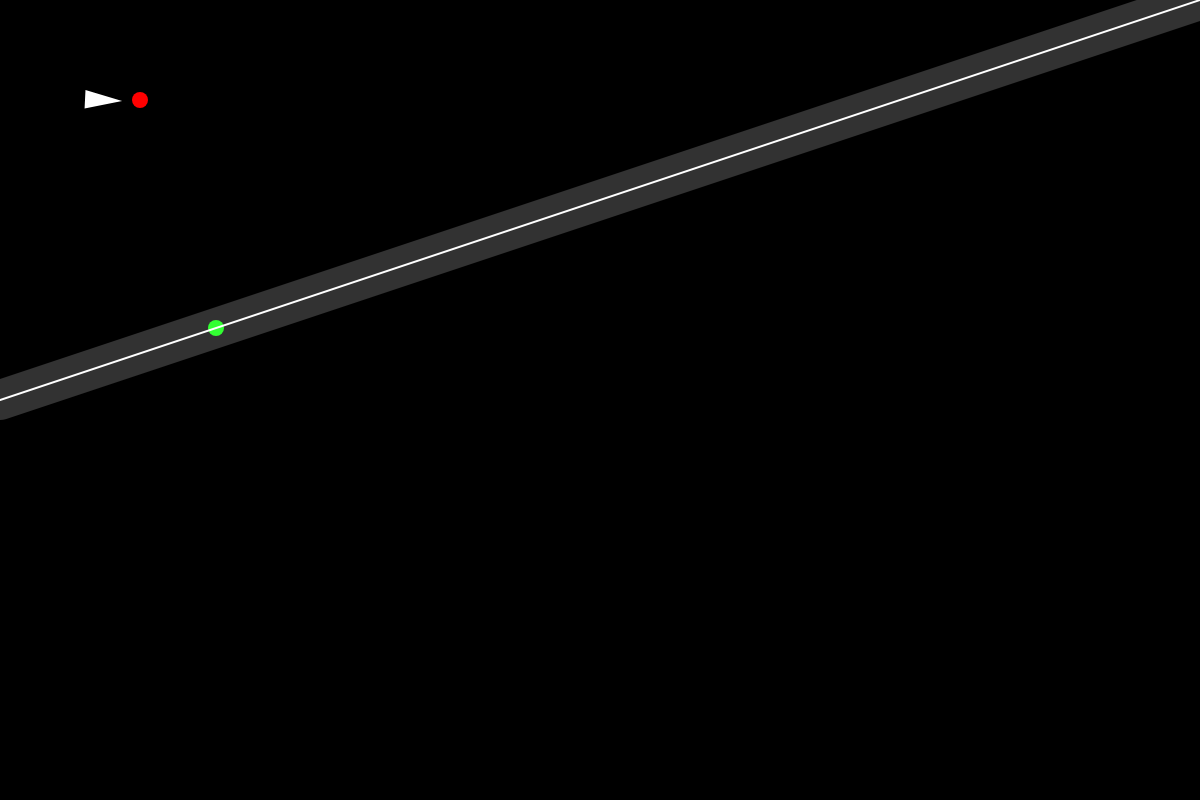
Frame 1 (no input)
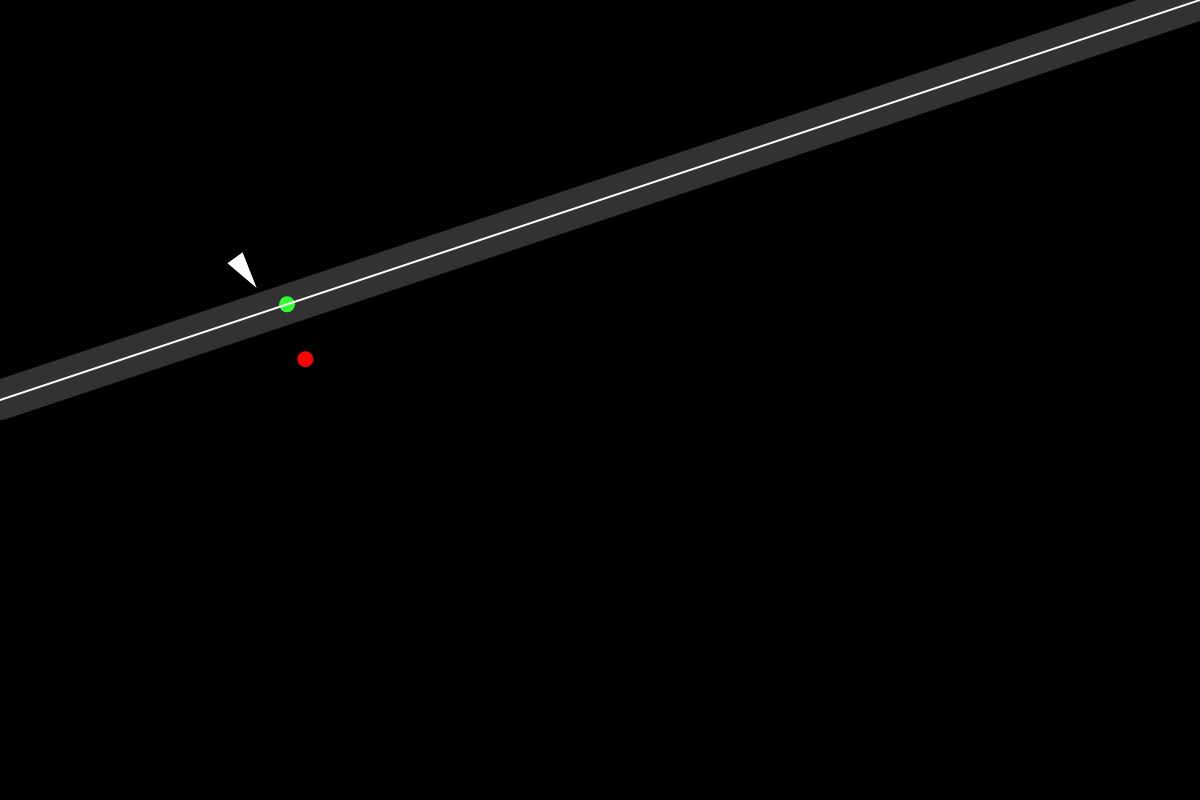
Frame 60 (no input)
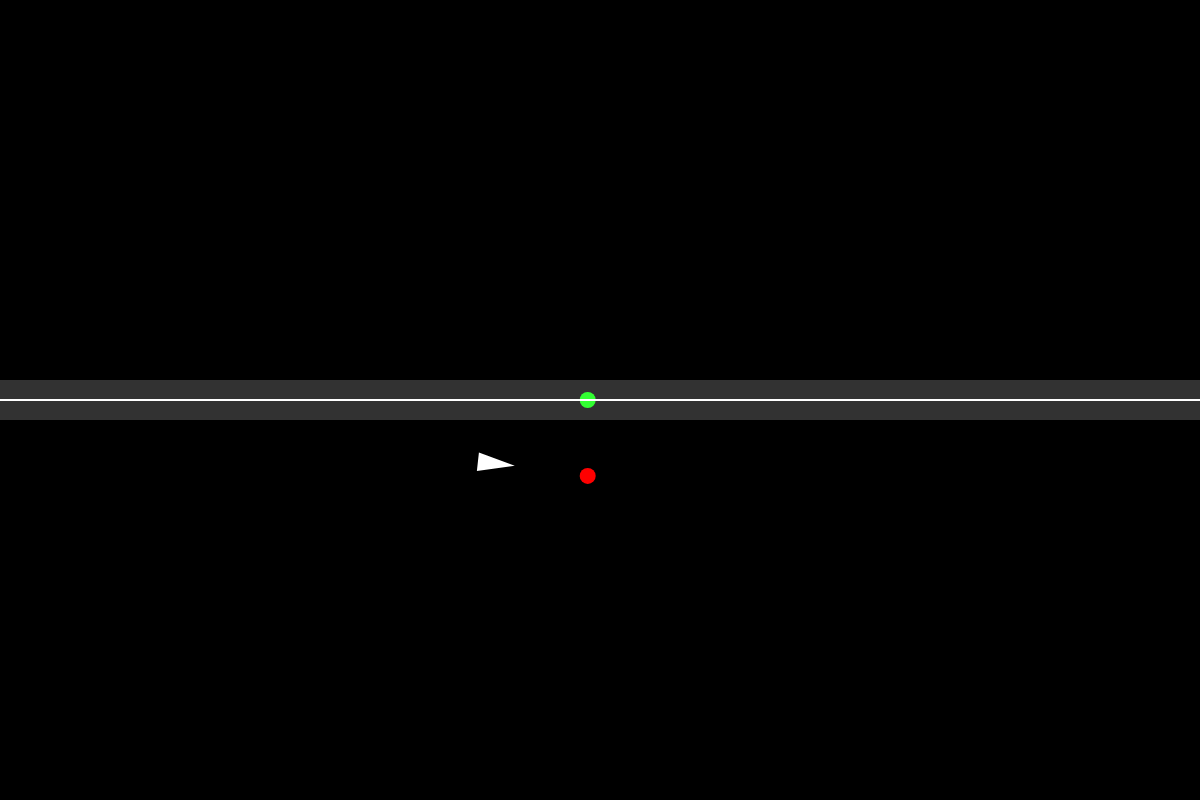
Frame 120 (the mouse pressed at the canvas centre since frame 60)

The p5.js sketch that drew these frames (run headless with seeded random() and noise() and a simulated clock; from frame 60 on, the mouse is pressed at the canvas centre):

// p5.js sketch
// ── sketch.js
// Path Following (Path Following)
// The Nature of Code
// The Coding Train / Daniel Shiffman
// https://youtu.be/LrnR6dc2IfM
// https://thecodingtrain.com/learning/nature-of-code/5.7-path-following.html

// Path Following: https://editor.p5js.org/codingtrain/sketches/dqM054vBV
// Complex Path: https://editor.p5js.org/codingtrain/sketches/2FFzvxwVt

let vehicle;
let path;

function setup() {
  createCanvas(1200, 800);
  vehicle = new Vehicle(100, 100);
  vehicle.vel.x = 2;
  path = new Path(0, height / 2, width, height / 2);
}

function draw() {
  background(0);

  path.end.y = mouseY;

  let force = vehicle.follow(path);
  vehicle.applyForce(force);

  vehicle.edges();
  vehicle.update();
  vehicle.show();

  path.show();
}

// ── path.js

class Path {
    constructor(x1, y1, x2, y2) {
      this.start = createVector(x1, y1);
      this.end = createVector(x2, y2);
      this.radius = 20;
    }
  
    show() {
      stroke(255);
      strokeWeight(2);
      line(this.start.x, this.start.y, this.end.x, this.end.y);
  
      stroke(255, 50);
      strokeWeight(this.radius * 2);
      line(this.start.x, this.start.y, this.end.x, this.end.y);
    }
  }
  
// ── vehicle.js
// Path Following (Path Following)
// The Nature of Code
// The Coding Train / Daniel Shiffman
// https://youtu.be/LrnR6dc2IfM
// https://thecodingtrain.com/learning/nature-of-code/5.7-path-following.html

// Path Following: https://editor.p5js.org/codingtrain/sketches/dqM054vBV
// Complex Path: https://editor.p5js.org/codingtrain/sketches/2FFzvxwVt

// on v1 qui part de pos et va vers a,
// on a v2 qui part pos et va vers b
// renvoie le point b projeté sur v1
function findProjection(pos, a, b) {
  let v1 = p5.Vector.sub(a, pos);
  let v2 = p5.Vector.sub(b, pos);
  v2.normalize();
  let sp = v1.dot(v2);
  v2.mult(sp);
  v2.add(pos);
  return v2;
}

class Vehicle {
  constructor(x, y) {
    this.pos = createVector(x, y);
    this.vel = createVector(0, 0);
    this.acc = createVector(0, 0);
    this.maxSpeed = 6;
    this.maxForce = 0.1;
    this.r = 16;
  }

  follow(path) {
    // Path following algorithm here!!

    // Step 1 calculate future position
    let future = this.vel.copy();
    // dans 20 frames d'animation
    future.mult(20);
    future.add(this.pos);

    // on le dessine en rouge
    fill(255, 0, 0);
    noStroke();
    circle(future.x, future.y, 16);

    // Step 2 Is future on path?
    // On calcule la projection perpendiculaire du point "futur" sur le chemin
    let target = findProjection(path.start, future, path.end);

    // on le dessine en vert
    fill(0, 255, 0);
    noStroke();
    circle(target.x, target.y, 16);

    // on regarde si la distance entre le point futur et le point projeté
    // est inférieure à la demi largeur du chemin.
    // Si oui, on efait rien, le vehicule est sur la route,
    // si non on fait seek vers le point projeté, pour rapprocher
    // le véhicule de la route
    let d = p5.Vector.dist(future, target);
    if (d > path.radius) {
      return this.seek(target);
    } else {
      return createVector(0, 0);
    }
  }

  seek(target, arrival = false) {
    let force = p5.Vector.sub(target, this.pos);
    let desiredSpeed = this.maxSpeed;
    if (arrival) {
      let slowRadius = 100;
      let distance = force.mag();
      if (distance < slowRadius) {
        desiredSpeed = map(distance, 0, slowRadius, 0, this.maxSpeed);
      }
    }
    force.setMag(desiredSpeed);
    force.sub(this.vel);
    force.limit(this.maxForce);
    return force;
  }

  applyForce(force) {
    this.acc.add(force);
  }

  update() {
    this.vel.add(this.acc);
    this.vel.limit(this.maxSpeed);
    this.pos.add(this.vel);
    this.acc.set(0, 0);
  }

  show() {
    stroke(255);
    strokeWeight(2);
    fill(255);
    push();
    translate(this.pos.x, this.pos.y);
    rotate(this.vel.heading());
    triangle(-this.r, -this.r / 2, -this.r, this.r / 2, this.r, 0);
    pop();
  }

  edges() {
    if (this.pos.x > width + this.r) {
      this.pos.x = -this.r;
    } else if (this.pos.x < -this.r) {
      this.pos.x = width + this.r;
    }
    if (this.pos.y > height + this.r) {
      this.pos.y = -this.r;
    } else if (this.pos.y < -this.r) {
      this.pos.y = height + this.r;
    }
  }
}
